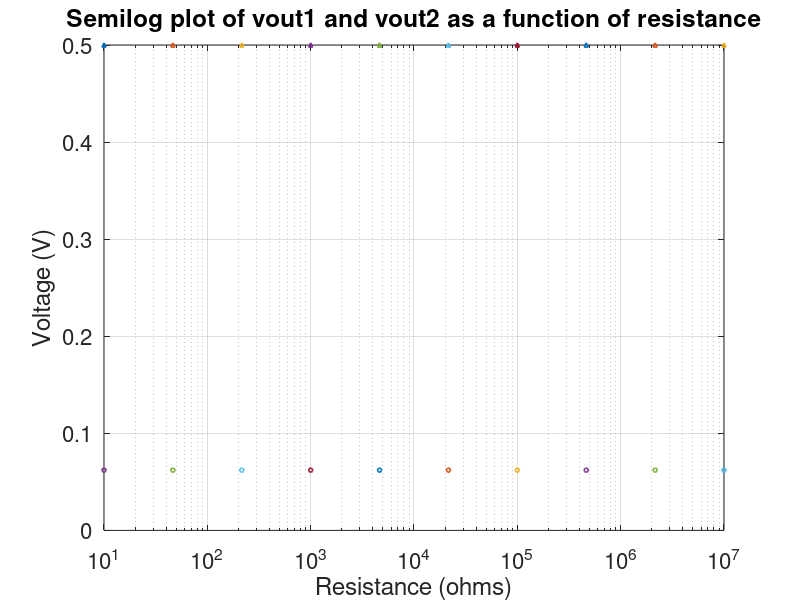

The MATLAB script that drew this image:
%% Clear variables and define variables
clear variables; % clear all variables
r = logspace(1, 7, 10);  % create a logarithmic time vector 'Tlog' between 10 and 10M.

% Define functions
vout1 = 1/2; % first function 'V1' with a linear time scale
vout2 = (r.*(150358900000000 - 150358900000000i))/(r.^2.*(258454746 - 42256169i) + r.*(300740299670000 - 300710336220000i) + (7517945000000000 - 7517945000000000i));
legendname1 = 'vout1';
legendname2 = 'vout2';

% Plot on a semilog-x scale
% FigHandle = figure('Position', [150, 75, 850, 600]); % create 2nd figure and set size and location
semilogx(r, vout1, '-^', 'markersize', 3, 'linewidth',1.2, 'displayname', legendname1);
hold on; % hold on for multiple plots
semilogx(r, vout2, '-o', 'markersize', 3, 'linewidth',1.2, 'displayname', legendname2);
grid on; % turn on grid
set(gca, 'fontsize', 16);
% legend show
xlabel('Resistance (ohms)');
ylabel('Voltage (V)');
title('Semilog plot of vout1 and vout2 as a function of resistance'); % add title